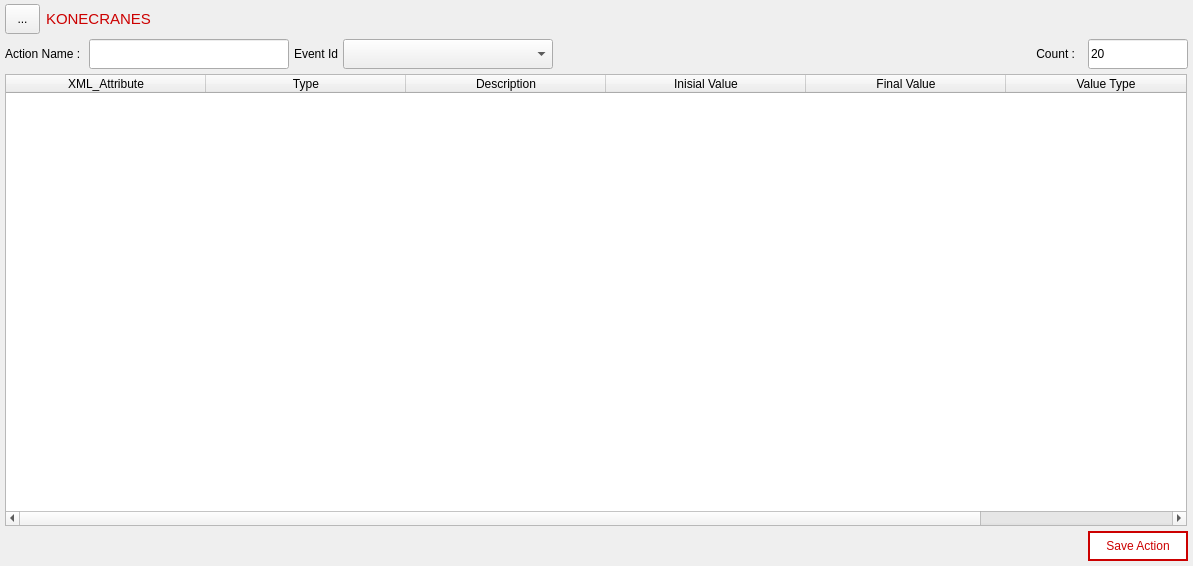
<?xml version="1.0" encoding="UTF-8"?>
<ui version="4.0">
 <class>DefineAction</class>
 <widget class="QWidget" name="DefineAction">
  <property name="geometry">
   <rect>
    <x>0</x>
    <y>0</y>
    <width>1193</width>
    <height>566</height>
   </rect>
  </property>
  <property name="windowTitle">
   <string>Form</string>
  </property>
  <property name="styleSheet">
   <string notr="true">font: 11pt &quot;MS Shell Dlg 2&quot;;</string>
  </property>
  <layout class="QVBoxLayout" name="verticalLayout">
   <property name="spacing">
    <number>5</number>
   </property>
   <property name="leftMargin">
    <number>5</number>
   </property>
   <property name="topMargin">
    <number>1</number>
   </property>
   <property name="rightMargin">
    <number>5</number>
   </property>
   <property name="bottomMargin">
    <number>5</number>
   </property>
   <item>
    <layout class="QHBoxLayout" name="horizontalLayout_16">
     <property name="spacing">
      <number>6</number>
     </property>
     <property name="topMargin">
      <number>3</number>
     </property>
     <property name="rightMargin">
      <number>1</number>
     </property>
     <item>
      <widget class="QToolButton" name="toolButton">
       <property name="minimumSize">
        <size>
         <width>35</width>
         <height>30</height>
        </size>
       </property>
       <property name="text">
        <string>...</string>
       </property>
       <property name="icon">
        <iconset resource="img.qrc">
         <normaloff>:/images/C_logo.png</normaloff>:/images/C_logo.png</iconset>
       </property>
       <property name="iconSize">
        <size>
         <width>30</width>
         <height>24</height>
        </size>
       </property>
      </widget>
     </item>
     <item>
      <widget class="QLabel" name="label_4">
       <property name="sizePolicy">
        <sizepolicy hsizetype="Fixed" vsizetype="Fixed">
         <horstretch>0</horstretch>
         <verstretch>0</verstretch>
        </sizepolicy>
       </property>
       <property name="font">
        <font>
         <family>MS Shell Dlg 2</family>
         <pointsize>11</pointsize>
         <weight>50</weight>
         <italic>false</italic>
         <bold>false</bold>
        </font>
       </property>
       <property name="styleSheet">
        <string notr="true">color: rgb(204, 0, 0);</string>
       </property>
       <property name="text">
        <string>KONECRANES</string>
       </property>
      </widget>
     </item>
     <item>
      <spacer name="horizontalSpacer_5">
       <property name="orientation">
        <enum>Qt::Horizontal</enum>
       </property>
       <property name="sizeHint" stdset="0">
        <size>
         <width>40</width>
         <height>20</height>
        </size>
       </property>
      </spacer>
     </item>
    </layout>
   </item>
   <item>
    <layout class="QHBoxLayout" name="horizontalLayout_4">
     <item>
      <layout class="QHBoxLayout" name="horizontalLayout">
       <item>
        <widget class="QLabel" name="label">
         <property name="text">
          <string>Action Name : </string>
         </property>
        </widget>
       </item>
       <item>
        <widget class="QLineEdit" name="lineEdit_ActionName">
         <property name="minimumSize">
          <size>
           <width>200</width>
           <height>30</height>
          </size>
         </property>
         <property name="maximumSize">
          <size>
           <width>200</width>
           <height>30</height>
          </size>
         </property>
        </widget>
       </item>
      </layout>
     </item>
     <item>
      <widget class="QLabel" name="label_3">
       <property name="text">
        <string>Event Id</string>
       </property>
      </widget>
     </item>
     <item>
      <widget class="QComboBox" name="cmbBx_EventID">
       <property name="minimumSize">
        <size>
         <width>210</width>
         <height>30</height>
        </size>
       </property>
       <property name="maximumSize">
        <size>
         <width>210</width>
         <height>30</height>
        </size>
       </property>
      </widget>
     </item>
     <item>
      <spacer name="horizontalSpacer_2">
       <property name="orientation">
        <enum>Qt::Horizontal</enum>
       </property>
       <property name="sizeHint" stdset="0">
        <size>
         <width>40</width>
         <height>20</height>
        </size>
       </property>
      </spacer>
     </item>
     <item>
      <spacer name="horizontalSpacer_4">
       <property name="orientation">
        <enum>Qt::Horizontal</enum>
       </property>
       <property name="sizeHint" stdset="0">
        <size>
         <width>40</width>
         <height>20</height>
        </size>
       </property>
      </spacer>
     </item>
     <item>
      <layout class="QHBoxLayout" name="horizontalLayout_2">
       <item>
        <widget class="QLabel" name="label_2">
         <property name="minimumSize">
          <size>
           <width>50</width>
           <height>30</height>
          </size>
         </property>
         <property name="maximumSize">
          <size>
           <width>50</width>
           <height>30</height>
          </size>
         </property>
         <property name="text">
          <string> Count :   </string>
         </property>
        </widget>
       </item>
       <item>
        <widget class="QLineEdit" name="lineEdit_Count">
         <property name="minimumSize">
          <size>
           <width>100</width>
           <height>30</height>
          </size>
         </property>
         <property name="maximumSize">
          <size>
           <width>100</width>
           <height>30</height>
          </size>
         </property>
         <property name="text">
          <string>20</string>
         </property>
        </widget>
       </item>
      </layout>
     </item>
    </layout>
   </item>
   <item>
    <layout class="QHBoxLayout" name="horizontalLayout_5">
     <item>
      <widget class="QTableWidget" name="tW_CraneStatus">
       <property name="editTriggers">
        <set>QAbstractItemView::NoEditTriggers</set>
       </property>
       <property name="rowCount">
        <number>0</number>
       </property>
       <property name="columnCount">
        <number>6</number>
       </property>
       <attribute name="horizontalHeaderCascadingSectionResizes">
        <bool>false</bool>
       </attribute>
       <attribute name="horizontalHeaderMinimumSectionSize">
        <number>50</number>
       </attribute>
       <attribute name="horizontalHeaderDefaultSectionSize">
        <number>200</number>
       </attribute>
       <column>
        <property name="text">
         <string>XML_Attribute</string>
        </property>
       </column>
       <column>
        <property name="text">
         <string>Type</string>
        </property>
       </column>
       <column>
        <property name="text">
         <string>Description</string>
        </property>
       </column>
       <column>
        <property name="text">
         <string>Inisial Value</string>
        </property>
       </column>
       <column>
        <property name="text">
         <string>Final Value</string>
        </property>
       </column>
       <column>
        <property name="text">
         <string>Value Type</string>
        </property>
       </column>
      </widget>
     </item>
     <item>
      <spacer name="horizontalSpacer_3">
       <property name="orientation">
        <enum>Qt::Horizontal</enum>
       </property>
       <property name="sizeType">
        <enum>QSizePolicy::Fixed</enum>
       </property>
       <property name="sizeHint" stdset="0">
        <size>
         <width>1</width>
         <height>1</height>
        </size>
       </property>
      </spacer>
     </item>
    </layout>
   </item>
   <item>
    <layout class="QHBoxLayout" name="horizontalLayout_3">
     <item>
      <spacer name="horizontalSpacer">
       <property name="orientation">
        <enum>Qt::Horizontal</enum>
       </property>
       <property name="sizeHint" stdset="0">
        <size>
         <width>40</width>
         <height>20</height>
        </size>
       </property>
      </spacer>
     </item>
     <item>
      <widget class="QPushButton" name="pshBtn_SaveAction">
       <property name="minimumSize">
        <size>
         <width>100</width>
         <height>30</height>
        </size>
       </property>
       <property name="maximumSize">
        <size>
         <width>100</width>
         <height>30</height>
        </size>
       </property>
       <property name="styleSheet">
        <string notr="true">QPushButton
{
border: 2px solid red;
border-width : 2px;
border-color: rgb(204, 0, 0);
background-color: rgb(255, 255, 255);
color: rgb(204, 0, 0);
font: 10pt &quot;Open Sans&quot;;

}
 QPushButton:hover 
{
     background-color: rgb(204, 0, 0);
     color: rgb(255, 255, 255);
 }
QPushButton:pressed
{
	border:1px solid red;
}
QToolTip
{
	background-color: rgb(255, 255, 127);
	color:rgb(0,0,0);
}
</string>
       </property>
       <property name="text">
        <string>Save Action</string>
       </property>
      </widget>
     </item>
    </layout>
   </item>
  </layout>
 </widget>
 <resources>
  <include location="img.qrc"/>
 </resources>
 <connections/>
</ui>
